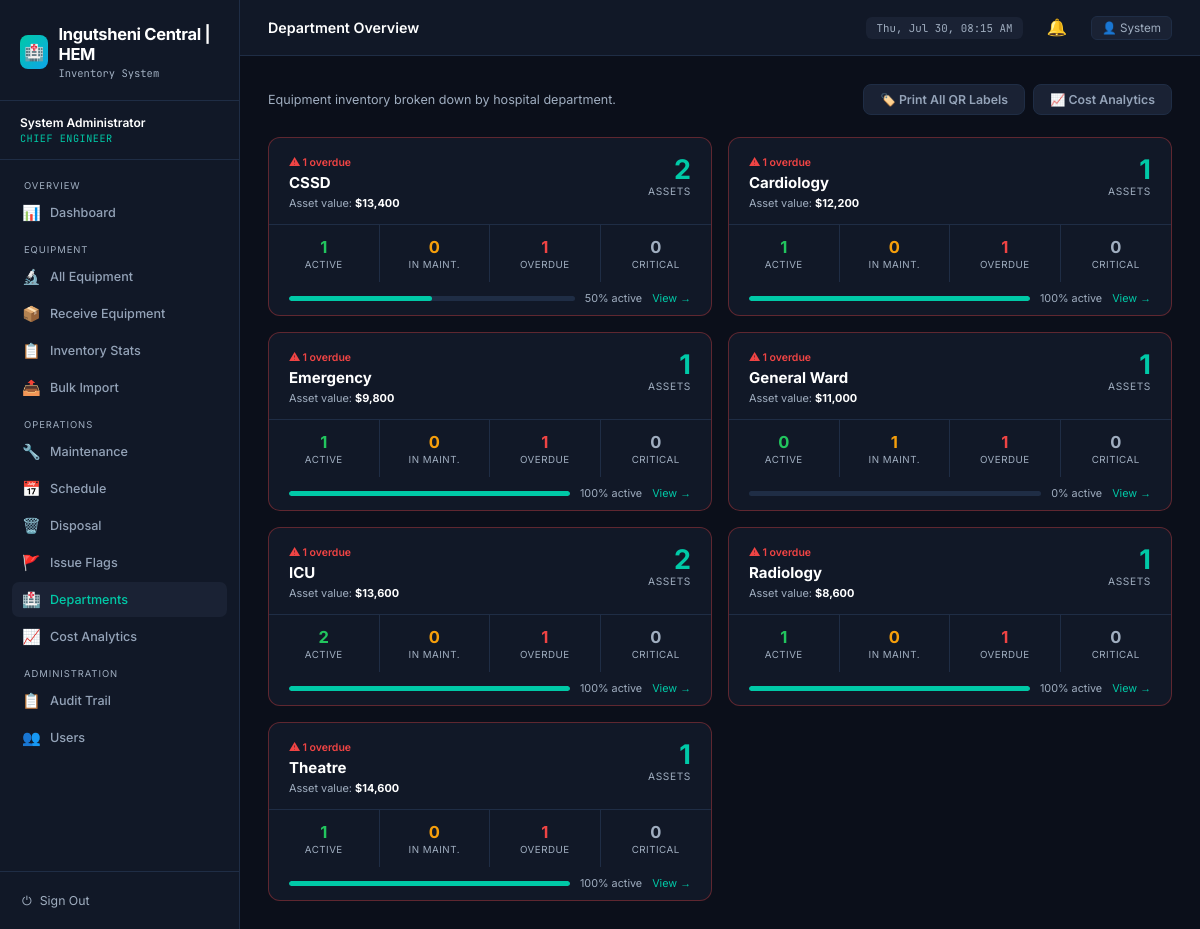
The page /department (signed in) on the database its author committed.
### tables this page shows
CREATE TABLE departments (id INTEGER PRIMARY KEY AUTOINCREMENT, name TEXT NOT NULL UNIQUE);

### run_production.py (the view)
@app.route('/department', strict_slashes=False)
@login_required
def department_overview():
    unassigned = query('SELECT COUNT(*) as count FROM equipment WHERE department_id IS NULL AND state = "Active"', one=True)['count']
    departments = query('''SELECT d.name as department,
                            COUNT(e.id) as total,
                            SUM(CASE WHEN e.state="Active" THEN 1 ELSE 0 END) as active,
                            SUM(CASE WHEN e.state="Under Maintenance" THEN 1 ELSE 0 END) as under_maint,
                            SUM(CASE WHEN e.next_maintenance < date("now") THEN 1 ELSE 0 END) as overdue,
                            0 as critical_count,
                            SUM(e.purchase_cost) as total_value
                          FROM departments d LEFT JOIN equipment e ON d.id = e.department_id GROUP BY d.name''')
    return render_template('department_overview.html', departments=departments, unassigned=unassigned)

### run_production.py (called while the page is built)
def get_db():
    if 'db' not in g:
        g.db = sqlite3.connect(DATABASE)
        g.db.row_factory = sqlite3.Row
    return g.db

def query(sql, args=(), one=False):
    cur = get_db().execute(sql, args)
    rv = cur.fetchall()
    cur.close()
    return (rv[0] if rv else None) if one else rv

def login_required(f):
    @wraps(f)
    def decorated_function(*args, **kwargs):
        if 'user_id' not in session:
            return redirect(url_for('login'))
        return f(*args, **kwargs)
    return decorated_function

@app.context_processor
def utility_processor():
    def is_overdue(date_str):
        if not date_str: return False
        try:
            due_date = datetime.strptime(date_str, '%Y-%m-%d').date()
            return due_date < date.today()
        except: return False
    def state_badge(state):
        return {
            'Active': 'badge-green',
            'Under Maintenance': 'badge-yellow',
            'Pending Disposal': 'badge-red',
            'Disposed': 'badge-gray',
            'In Storage': 'badge-blue'
        }.get(state, 'badge-gray')
    def cond_badge(condition):
        return {
            'Good': 'badge-green',
            'Fair': 'badge-yellow',
            'Poor': 'badge-red'
        }.get(condition, 'badge-gray')
    return dict(is_overdue=is_overdue, state_badge=state_badge, cond_badge=cond_badge)

### templates/department_overview.html (shortened to what this page needs)
{% extends 'base.html' %}
{% block page_title %}Department Overview{% endblock %}
{% block content %}
<div style="display:flex;justify-content:space-between;align-items:center;margin-bottom:22px;flex-wrap:wrap;gap:12px">
  <p style="color:var(--text-muted);font-size:0.84rem">Equipment inventory broken down by hospital department.</p>
  <div style="display:flex;gap:8px">
    <a href="{{ url_for('qr_batch') }}" class="btn btn-ghost">🏷️ Print All QR Labels</a>
    {% if session.role == 'chief_engineer' %}
    <a href="{{ url_for('analytics') }}" class="btn btn-ghost">📈 Cost Analytics</a>
    {% endif %}
  </div>
</div>
<div class="dept-grid">
  {% for dept in departments %}
  {% set has_critical = dept['overdue'] > 0 or dept['critical_count'] > 0 %}
  <a href="{{ url_for('department_detail', dept=dept['department']) }}" class="dept-card"
     style="{{ 'border-color:rgba(239,68,68,.35)' if dept['overdue'] > 0 else '' }}">
    <div class="dept-card-top">
      <div>
        {% if dept['overdue'] > 0 %}
        <div style="font-size:0.7rem;color:var(--danger);font-weight:600;margin-bottom:4px">⚠ {{ dept['overdue'] }} overdue</div>
        {% endif %}
        <div class="dept-name">{{ dept['department'] }}</div>
        {% if session.role != 'intern' %}
        <div style="font-size:0.73rem;color:var(--text-muted);margin-top:4px">
          Asset value: <strong style="color:var(--text)">${{ '{:,.0f}'.format(dept['total_value']) }}</strong>
        </div>
        {% endif %}
      </div>
      <div style="text-align:right">
        <div class="dept-total">{{ dept['total'] }}</div>
        <div class="dept-total-label">assets</div>
      </div>
    </div>
    <div class="dept-stats">
      <div class="dept-stat">
        <div class="ds-val" style="color:var(--success)">{{ dept['active'] }}</div>
        <div class="ds-label">Active</div>
      </div>
      <div class="dept-stat">
        <div class="ds-val" style="color:var(--warn)">{{ dept['under_maint'] }}</div>
        <div class="ds-label">In Maint.</div>
      </div>
      <div class="dept-stat">
        <div class="ds-val" style="color:{{ 'var(--danger)' if dept['overdue'] > 0 else 'var(--text-muted)' }}">{{ dept['overdue'] }}</div>
        <div class="ds-label">Overdue</div>
      </div>
      <div class="dept-stat">
        <div class="ds-val" style="color:{{ 'var(--danger)' if dept['critical_count'] > 0 else 'var(--text-muted)' }}">{{ dept['critical_count'] }}</div>
        <div class="ds-label">Critical</div>
      </div>
    </div>
    <div class="dept-footer">
      <div class="dept-bar-wrap">
        <div class="dept-bar" style="width:{{ ((dept['active'] / dept['total']) * 100)|int if dept['total'] else 0 }}%"></div>
      </div>
      <span style="font-size:0.72rem;color:var(--text-muted);white-space:nowrap">
        {{ ((dept['active'] / dept['total']) * 100)|int if dept['total'] else 0 }}% active
      </span>
      <span style="font-size:0.72rem;color:var(--accent)">View →</span>
    </div>
  </a>
  {% endfor %}
</div>
{% endblock %}

### templates/base.html (style rules this page uses)
:root { --bg: #0b0f1a; --bg-card: #111827; --bg-raised: #1a2234; --border: #1f2d45; --border-hl: #2a3f60; --accent: #00c9a7; --accent-2: #0ea5e9; --warn: #f59e0b; --danger: #ef4444; --success: #22c55e; --text: #ffffff; --text-muted:#a0aec0; --text-dim: #94a3b8; --font-mono: 'JetBrains Mono', monospace; }
*, *::before, *::after { box-sizing: border-box; margin: 0; padding: 0; }
html { font-size: 15px; }
body { font-family: 'Inter', sans-serif; background: var(--bg); color: var(--text); min-height: 100vh; display: flex; }
.btn { display: inline-flex; align-items: center; gap: 6px; padding: 7px 16px; border-radius: 8px; border: none; font-size: 0.82rem; font-weight: 600; cursor: pointer; text-decoration: none; transition: opacity 0.15s, transform 0.1s; }
.btn-ghost { background: var(--bg-raised); color: var(--text-dim); border: 1px solid var(--border); }

### templates/department_overview.html (style rules this page uses)
.dept-grid { display:grid; grid-template-columns:repeat(auto-fill,minmax(320px,1fr)); gap:16px; }
.dept-card { background:var(--bg-card); border:1px solid var(--border); border-radius:12px; overflow:hidden; text-decoration:none; color:inherit; display:block; transition:border-color .15s, transform .1s; }
.dept-card-top { padding:18px 20px 14px; border-bottom:1px solid var(--border); display:flex; justify-content:space-between; align-items:flex-start; }
.dept-name { font-size:1rem; font-weight:700; }
.dept-total { font-size:1.8rem; font-weight:700; color:var(--accent); line-height:1; }
.dept-total-label { font-size:0.68rem; color:var(--text-muted); text-transform:uppercase; letter-spacing:.06em; margin-top:2px; }
.dept-stats { display:grid; grid-template-columns:repeat(4,1fr); }
.dept-stat { padding:12px 14px; border-right:1px solid var(--border); text-align:center; }
.dept-stat:last-child { border-right:none; }
.dept-stat .ds-val { font-size:1.1rem; font-weight:700; }
.dept-stat .ds-label { font-size:0.65rem; color:var(--text-muted); text-transform:uppercase; letter-spacing:.05em; margin-top:2px; }
.dept-footer { padding:10px 20px; display:flex; gap:10px; align-items:center; flex-wrap:wrap; }
.dept-bar-wrap { flex:1; height:5px; background:var(--border); border-radius:3px; overflow:hidden; }
.dept-bar { height:100%; border-radius:3px; background:var(--accent); }

### rows shown on the page
departments: overdue "1", department "ICU", total_value "13,600", total "2", active "2", under_maint "0", critical_count "0", active "100"

### other values the page prints
{{ session.full_name }} "System Administrator"
{{ session.role | replace('_', ' ') }} "CHIEF ENGINEER"
{{ session.full_name.split()[0] }} "System"
{{ dept['overdue'] }} "1" "1" "1" "1" "1" "1"
{{ dept['department'] }} "CSSD" "Cardiology" "Emergency" "General Ward" "Radiology" "Theatre"
{{ '{:,.0f}'.format(dept['total_value']) }} "13,400" "12,200" "9,800" "11,000" "8,600" "14,600"
{{ dept['total'] }} "2" "1" "1" "1" "1" "1"
{{ dept['active'] }} "1" "1" "1" "0" "1" "1"
{{ dept['under_maint'] }} "0" "0" "0" "1" "0" "0"
{{ dept['critical_count'] }} "0" "0" "0" "0" "0" "0"
{{ ((dept['active'] / dept['total']) * 100)|int if dept['total'] else 0 }} "50" "100" "100" "0" "100" "100"
